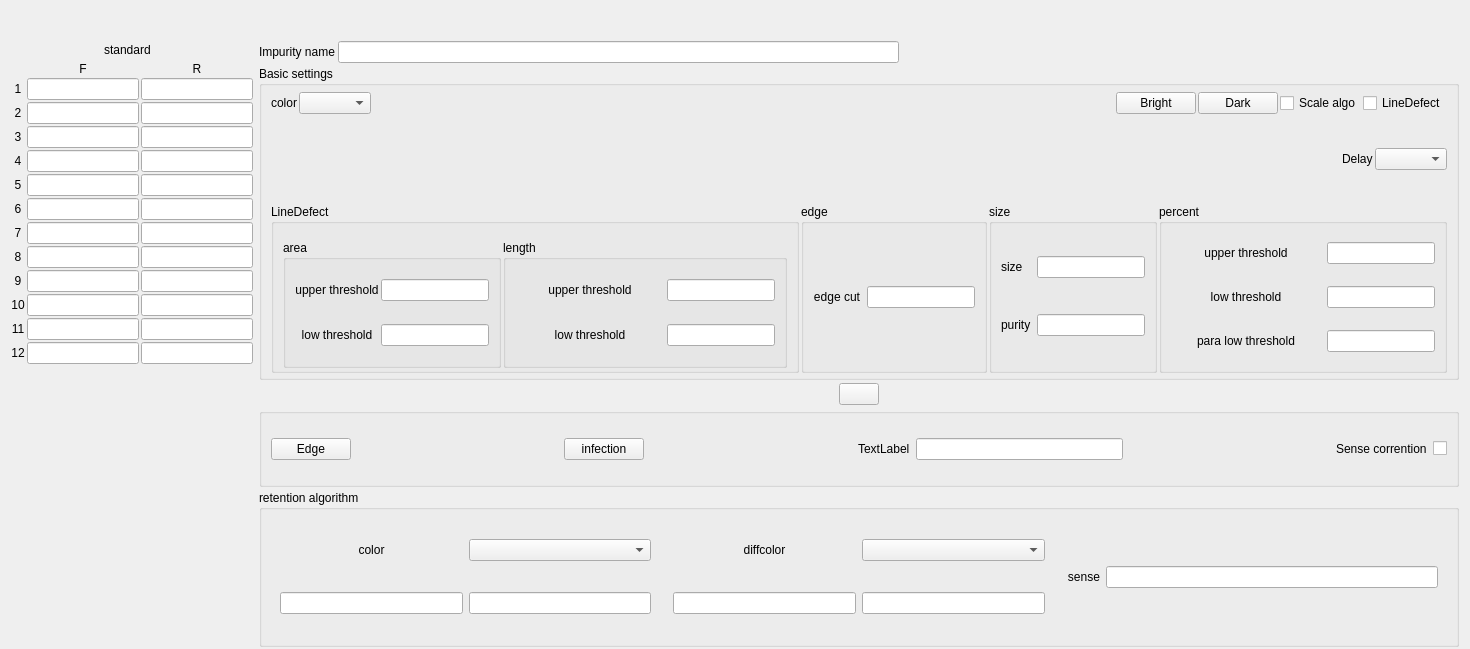
<?xml version="1.0" encoding="UTF-8"?>
<ui version="4.0">
 <class>GraySenseSetWidget</class>
 <widget class="QWidget" name="GraySenseSetWidget">
  <property name="geometry">
   <rect>
    <x>0</x>
    <y>0</y>
    <width>1470</width>
    <height>649</height>
   </rect>
  </property>
  <property name="windowTitle">
   <string notr="true">Form</string>
  </property>
  <layout class="QVBoxLayout" name="verticalLayout_2">
   <property name="spacing">
    <number>0</number>
   </property>
   <property name="topMargin">
    <number>2</number>
   </property>
   <property name="bottomMargin">
    <number>2</number>
   </property>
   <item>
    <widget class="QWidget" name="widgettitle" native="true">
     <layout class="QHBoxLayout" name="horizontalLayout_8">
      <item>
       <spacer name="horizontalSpacer_11">
        <property name="orientation">
         <enum>Qt::Horizontal</enum>
        </property>
        <property name="sizeHint" stdset="0">
         <size>
          <width>40</width>
          <height>20</height>
         </size>
        </property>
       </spacer>
      </item>
      <item>
       <widget class="QLabel" name="label_group">
        <property name="sizePolicy">
         <sizepolicy hsizetype="Preferred" vsizetype="Fixed">
          <horstretch>0</horstretch>
          <verstretch>0</verstretch>
         </sizepolicy>
        </property>
        <property name="text">
         <string/>
        </property>
        <property name="alignment">
         <set>Qt::AlignCenter</set>
        </property>
       </widget>
      </item>
      <item>
       <spacer name="horizontalSpacer_12">
        <property name="orientation">
         <enum>Qt::Horizontal</enum>
        </property>
        <property name="sizeHint" stdset="0">
         <size>
          <width>40</width>
          <height>20</height>
         </size>
        </property>
       </spacer>
      </item>
     </layout>
    </widget>
   </item>
   <item>
    <widget class="QWidget" name="widgetmain" native="true">
     <layout class="QHBoxLayout" name="horizontalLayout">
      <property name="leftMargin">
       <number>0</number>
      </property>
      <property name="topMargin">
       <number>0</number>
      </property>
      <property name="rightMargin">
       <number>0</number>
      </property>
      <property name="bottomMargin">
       <number>0</number>
      </property>
      <item>
       <layout class="QVBoxLayout" name="verticalLayout">
        <property name="spacing">
         <number>2</number>
        </property>
        <item>
         <layout class="QHBoxLayout" name="horizontalLayout_2">
          <property name="sizeConstraint">
           <enum>QLayout::SetDefaultConstraint</enum>
          </property>
          <item>
           <spacer name="horizontalSpacer_5">
            <property name="orientation">
             <enum>Qt::Horizontal</enum>
            </property>
            <property name="sizeHint" stdset="0">
             <size>
              <width>40</width>
              <height>20</height>
             </size>
            </property>
           </spacer>
          </item>
          <item>
           <widget class="QLabel" name="standard_titlelbl">
            <property name="maximumSize">
             <size>
              <width>16777215</width>
              <height>50</height>
             </size>
            </property>
            <property name="text">
             <string notr="true">standard</string>
            </property>
            <property name="alignment">
             <set>Qt::AlignLeading|Qt::AlignLeft|Qt::AlignVCenter</set>
            </property>
           </widget>
          </item>
          <item>
           <widget class="QLabel" name="standardlbl">
            <property name="minimumSize">
             <size>
              <width>0</width>
              <height>0</height>
             </size>
            </property>
            <property name="maximumSize">
             <size>
              <width>16777215</width>
              <height>50</height>
             </size>
            </property>
            <property name="text">
             <string/>
            </property>
           </widget>
          </item>
          <item>
           <spacer name="horizontalSpacer_6">
            <property name="orientation">
             <enum>Qt::Horizontal</enum>
            </property>
            <property name="sizeHint" stdset="0">
             <size>
              <width>40</width>
              <height>20</height>
             </size>
            </property>
           </spacer>
          </item>
         </layout>
        </item>
        <item>
         <layout class="QGridLayout" name="gridLayout_2">
          <item row="1" column="1">
           <widget class="myLineEdit" name="lineEdit">
            <property name="alignment">
             <set>Qt::AlignCenter</set>
            </property>
           </widget>
          </item>
          <item row="12" column="0">
           <widget class="QLabel" name="label_1_12">
            <property name="text">
             <string notr="true">12</string>
            </property>
            <property name="alignment">
             <set>Qt::AlignCenter</set>
            </property>
           </widget>
          </item>
          <item row="11" column="2">
           <widget class="myLineEdit" name="lineEdit_1_10">
            <property name="alignment">
             <set>Qt::AlignCenter</set>
            </property>
           </widget>
          </item>
          <item row="12" column="2">
           <widget class="myLineEdit" name="lineEdit_1_11">
            <property name="alignment">
             <set>Qt::AlignCenter</set>
            </property>
           </widget>
          </item>
          <item row="8" column="0">
           <widget class="QLabel" name="label_1_8">
            <property name="text">
             <string notr="true">8</string>
            </property>
            <property name="alignment">
             <set>Qt::AlignCenter</set>
            </property>
           </widget>
          </item>
          <item row="6" column="2">
           <widget class="myLineEdit" name="lineEdit_1_5">
            <property name="alignment">
             <set>Qt::AlignCenter</set>
            </property>
           </widget>
          </item>
          <item row="8" column="1">
           <widget class="myLineEdit" name="lineEdit_8">
            <property name="alignment">
             <set>Qt::AlignCenter</set>
            </property>
           </widget>
          </item>
          <item row="10" column="0">
           <widget class="QLabel" name="label_1_10">
            <property name="text">
             <string notr="true">10</string>
            </property>
            <property name="alignment">
             <set>Qt::AlignCenter</set>
            </property>
           </widget>
          </item>
          <item row="4" column="2">
           <widget class="myLineEdit" name="lineEdit_1_3">
            <property name="alignment">
             <set>Qt::AlignCenter</set>
            </property>
           </widget>
          </item>
          <item row="1" column="2">
           <widget class="myLineEdit" name="lineEdit_1_0">
            <property name="alignment">
             <set>Qt::AlignCenter</set>
            </property>
           </widget>
          </item>
          <item row="7" column="2">
           <widget class="myLineEdit" name="lineEdit_1_6">
            <property name="alignment">
             <set>Qt::AlignCenter</set>
            </property>
           </widget>
          </item>
          <item row="11" column="0">
           <widget class="QLabel" name="label_1_11">
            <property name="text">
             <string notr="true">11</string>
            </property>
            <property name="alignment">
             <set>Qt::AlignCenter</set>
            </property>
           </widget>
          </item>
          <item row="3" column="0">
           <widget class="QLabel" name="label_1_3">
            <property name="text">
             <string notr="true">3</string>
            </property>
            <property name="alignment">
             <set>Qt::AlignCenter</set>
            </property>
           </widget>
          </item>
          <item row="4" column="0">
           <widget class="QLabel" name="label_1_4">
            <property name="text">
             <string notr="true">4</string>
            </property>
            <property name="alignment">
             <set>Qt::AlignCenter</set>
            </property>
           </widget>
          </item>
          <item row="3" column="2">
           <widget class="myLineEdit" name="lineEdit_1_2">
            <property name="alignment">
             <set>Qt::AlignCenter</set>
            </property>
           </widget>
          </item>
          <item row="7" column="0">
           <widget class="QLabel" name="label_1_7">
            <property name="text">
             <string notr="true">7</string>
            </property>
            <property name="alignment">
             <set>Qt::AlignCenter</set>
            </property>
           </widget>
          </item>
          <item row="12" column="1">
           <widget class="myLineEdit" name="lineEdit_12">
            <property name="alignment">
             <set>Qt::AlignCenter</set>
            </property>
           </widget>
          </item>
          <item row="5" column="2">
           <widget class="myLineEdit" name="lineEdit_1_4">
            <property name="alignment">
             <set>Qt::AlignCenter</set>
            </property>
           </widget>
          </item>
          <item row="10" column="2">
           <widget class="myLineEdit" name="lineEdit_1_9">
            <property name="alignment">
             <set>Qt::AlignCenter</set>
            </property>
           </widget>
          </item>
          <item row="9" column="2">
           <widget class="myLineEdit" name="lineEdit_1_8">
            <property name="alignment">
             <set>Qt::AlignCenter</set>
            </property>
           </widget>
          </item>
          <item row="6" column="0">
           <widget class="QLabel" name="label_1_6">
            <property name="text">
             <string notr="true">6</string>
            </property>
            <property name="alignment">
             <set>Qt::AlignCenter</set>
            </property>
           </widget>
          </item>
          <item row="7" column="1">
           <widget class="myLineEdit" name="lineEdit_7">
            <property name="alignment">
             <set>Qt::AlignCenter</set>
            </property>
           </widget>
          </item>
          <item row="9" column="1">
           <widget class="myLineEdit" name="lineEdit_9">
            <property name="alignment">
             <set>Qt::AlignCenter</set>
            </property>
           </widget>
          </item>
          <item row="0" column="1">
           <widget class="QLabel" name="label_front">
            <property name="sizePolicy">
             <sizepolicy hsizetype="Preferred" vsizetype="Fixed">
              <horstretch>0</horstretch>
              <verstretch>0</verstretch>
             </sizepolicy>
            </property>
            <property name="text">
             <string notr="true">F</string>
            </property>
            <property name="alignment">
             <set>Qt::AlignCenter</set>
            </property>
           </widget>
          </item>
          <item row="2" column="0">
           <widget class="QLabel" name="label_1_2">
            <property name="text">
             <string notr="true">2</string>
            </property>
            <property name="alignment">
             <set>Qt::AlignCenter</set>
            </property>
           </widget>
          </item>
          <item row="2" column="2">
           <widget class="myLineEdit" name="lineEdit_1_1">
            <property name="alignment">
             <set>Qt::AlignCenter</set>
            </property>
           </widget>
          </item>
          <item row="11" column="1">
           <widget class="myLineEdit" name="lineEdit_11">
            <property name="alignment">
             <set>Qt::AlignCenter</set>
            </property>
           </widget>
          </item>
          <item row="3" column="1">
           <widget class="myLineEdit" name="lineEdit_3">
            <property name="alignment">
             <set>Qt::AlignCenter</set>
            </property>
           </widget>
          </item>
          <item row="5" column="1">
           <widget class="myLineEdit" name="lineEdit_5">
            <property name="alignment">
             <set>Qt::AlignCenter</set>
            </property>
           </widget>
          </item>
          <item row="4" column="1">
           <widget class="myLineEdit" name="lineEdit_4">
            <property name="alignment">
             <set>Qt::AlignCenter</set>
            </property>
           </widget>
          </item>
          <item row="1" column="0">
           <widget class="QLabel" name="label_1_1">
            <property name="text">
             <string notr="true">1</string>
            </property>
            <property name="alignment">
             <set>Qt::AlignCenter</set>
            </property>
           </widget>
          </item>
          <item row="10" column="1">
           <widget class="myLineEdit" name="lineEdit_10">
            <property name="alignment">
             <set>Qt::AlignCenter</set>
            </property>
           </widget>
          </item>
          <item row="0" column="2">
           <widget class="QLabel" name="label_rear">
            <property name="sizePolicy">
             <sizepolicy hsizetype="Preferred" vsizetype="Fixed">
              <horstretch>0</horstretch>
              <verstretch>0</verstretch>
             </sizepolicy>
            </property>
            <property name="text">
             <string notr="true">R</string>
            </property>
            <property name="alignment">
             <set>Qt::AlignCenter</set>
            </property>
           </widget>
          </item>
          <item row="8" column="2">
           <widget class="myLineEdit" name="lineEdit_1_7">
            <property name="alignment">
             <set>Qt::AlignCenter</set>
            </property>
           </widget>
          </item>
          <item row="2" column="1">
           <widget class="myLineEdit" name="lineEdit_2">
            <property name="alignment">
             <set>Qt::AlignCenter</set>
            </property>
           </widget>
          </item>
          <item row="9" column="0">
           <widget class="QLabel" name="label_1_9">
            <property name="text">
             <string notr="true">9</string>
            </property>
            <property name="alignment">
             <set>Qt::AlignCenter</set>
            </property>
           </widget>
          </item>
          <item row="6" column="1">
           <widget class="myLineEdit" name="lineEdit_6">
            <property name="alignment">
             <set>Qt::AlignCenter</set>
            </property>
           </widget>
          </item>
          <item row="5" column="0">
           <widget class="QLabel" name="label_1_5">
            <property name="text">
             <string notr="true">5</string>
            </property>
            <property name="alignment">
             <set>Qt::AlignCenter</set>
            </property>
           </widget>
          </item>
          <item row="13" column="1">
           <spacer name="verticalSpacer">
            <property name="orientation">
             <enum>Qt::Vertical</enum>
            </property>
            <property name="sizeHint" stdset="0">
             <size>
              <width>20</width>
              <height>40</height>
             </size>
            </property>
           </spacer>
          </item>
         </layout>
        </item>
       </layout>
      </item>
      <item>
       <layout class="QVBoxLayout" name="verticalLayout_7" stretch="1,4,1,1,2">
        <property name="spacing">
         <number>3</number>
        </property>
        <item>
         <layout class="QHBoxLayout" name="horizontalLayout_15">
          <property name="topMargin">
           <number>1</number>
          </property>
          <item>
           <widget class="QLabel" name="label">
            <property name="sizePolicy">
             <sizepolicy hsizetype="Preferred" vsizetype="Fixed">
              <horstretch>0</horstretch>
              <verstretch>0</verstretch>
             </sizepolicy>
            </property>
            <property name="text">
             <string notr="true">Impurity name</string>
            </property>
           </widget>
          </item>
          <item>
           <widget class="myLineEdit" name="sNamelineEdit">
            <property name="alignment">
             <set>Qt::AlignCenter</set>
            </property>
           </widget>
          </item>
          <item>
           <spacer name="horizontalSpacer_8">
            <property name="orientation">
             <enum>Qt::Horizontal</enum>
            </property>
            <property name="sizeHint" stdset="0">
             <size>
              <width>40</width>
              <height>20</height>
             </size>
            </property>
           </spacer>
          </item>
         </layout>
        </item>
        <item>
         <widget class="QGroupBox" name="groupBox_4">
          <property name="title">
           <string notr="true">Basic settings</string>
          </property>
          <layout class="QVBoxLayout" name="verticalLayout_3">
           <property name="spacing">
            <number>2</number>
           </property>
           <property name="topMargin">
            <number>6</number>
           </property>
           <property name="bottomMargin">
            <number>2</number>
           </property>
           <item>
            <layout class="QHBoxLayout" name="horizontalLayout_6">
             <item>
              <layout class="QHBoxLayout" name="horizontalLayout_4">
               <item>
                <widget class="QLabel" name="label_8">
                 <property name="text">
                  <string notr="true">color</string>
                 </property>
                 <property name="alignment">
                  <set>Qt::AlignRight|Qt::AlignTrailing|Qt::AlignVCenter</set>
                 </property>
                </widget>
               </item>
               <item>
                <widget class="QComboBox" name="comboBox"/>
               </item>
              </layout>
             </item>
             <item>
              <spacer name="horizontalSpacer_2">
               <property name="orientation">
                <enum>Qt::Horizontal</enum>
               </property>
               <property name="sizeHint" stdset="0">
                <size>
                 <width>40</width>
                 <height>20</height>
                </size>
               </property>
              </spacer>
             </item>
             <item>
              <widget class="QPushButton" name="lightBtn">
               <property name="text">
                <string notr="true">Bright</string>
               </property>
              </widget>
             </item>
             <item>
              <widget class="QPushButton" name="darkBtn">
               <property name="text">
                <string notr="true">Dark</string>
               </property>
              </widget>
             </item>
             <item>
              <widget class="QCheckBox" name="percentCheckBox">
               <property name="text">
                <string notr="true">Scale algo</string>
               </property>
              </widget>
             </item>
             <item>
              <widget class="QCheckBox" name="lineDefectCheckbox">
               <property name="text">
                <string notr="true">LineDefect</string>
               </property>
              </widget>
             </item>
            </layout>
           </item>
           <item>
            <layout class="QHBoxLayout" name="horizontalLayout_7">
             <item>
              <spacer name="horizontalSpacer">
               <property name="orientation">
                <enum>Qt::Horizontal</enum>
               </property>
               <property name="sizeType">
                <enum>QSizePolicy::Expanding</enum>
               </property>
               <property name="sizeHint" stdset="0">
                <size>
                 <width>148</width>
                 <height>86</height>
                </size>
               </property>
              </spacer>
             </item>
             <item>
              <widget class="QLabel" name="label_4">
               <property name="text">
                <string>Delay</string>
               </property>
              </widget>
             </item>
             <item>
              <widget class="QComboBox" name="comboBox_delay"/>
             </item>
            </layout>
           </item>
           <item>
            <layout class="QHBoxLayout" name="horizontalLayout_14">
             <property name="sizeConstraint">
              <enum>QLayout::SetDefaultConstraint</enum>
             </property>
             <property name="bottomMargin">
              <number>2</number>
             </property>
             <item>
              <widget class="QGroupBox" name="lineDefectGroupbox">
               <property name="title">
                <string notr="true">LineDefect</string>
               </property>
               <property name="checkable">
                <bool>false</bool>
               </property>
               <layout class="QHBoxLayout" name="horizontalLayout_24">
                <property name="spacing">
                 <number>2</number>
                </property>
                <property name="topMargin">
                 <number>16</number>
                </property>
                <property name="bottomMargin">
                 <number>2</number>
                </property>
                <item>
                 <widget class="QGroupBox" name="areaGroupbox">
                  <property name="title">
                   <string notr="true">area</string>
                  </property>
                  <layout class="QGridLayout" name="gridLayout_3" columnstretch="1,0">
                   <property name="topMargin">
                    <number>2</number>
                   </property>
                   <property name="bottomMargin">
                    <number>2</number>
                   </property>
                   <property name="horizontalSpacing">
                    <number>2</number>
                   </property>
                   <item row="1" column="1">
                    <widget class="myLineEdit" name="areaLowEdit"/>
                   </item>
                   <item row="1" column="0">
                    <widget class="QLabel" name="areaLow">
                     <property name="text">
                      <string notr="true">low threshold</string>
                     </property>
                     <property name="alignment">
                      <set>Qt::AlignCenter</set>
                     </property>
                    </widget>
                   </item>
                   <item row="0" column="0">
                    <widget class="QLabel" name="areaUpp">
                     <property name="text">
                      <string notr="true">upper threshold</string>
                     </property>
                     <property name="alignment">
                      <set>Qt::AlignCenter</set>
                     </property>
                    </widget>
                   </item>
                   <item row="0" column="1">
                    <widget class="myLineEdit" name="areaUppEdit"/>
                   </item>
                  </layout>
                 </widget>
                </item>
                <item>
                 <widget class="QGroupBox" name="lengthGroupbox">
                  <property name="title">
                   <string notr="true">length</string>
                  </property>
                  <layout class="QGridLayout" name="gridLayout_5" columnstretch="1,1">
                   <property name="topMargin">
                    <number>2</number>
                   </property>
                   <property name="bottomMargin">
                    <number>2</number>
                   </property>
                   <property name="horizontalSpacing">
                    <number>2</number>
                   </property>
                   <item row="0" column="0">
                    <widget class="QLabel" name="lengthUpp">
                     <property name="minimumSize">
                      <size>
                       <width>150</width>
                       <height>0</height>
                      </size>
                     </property>
                     <property name="text">
                      <string notr="true">upper threshold</string>
                     </property>
                     <property name="alignment">
                      <set>Qt::AlignCenter</set>
                     </property>
                    </widget>
                   </item>
                   <item row="0" column="1">
                    <widget class="myLineEdit" name="lengthUppEdit"/>
                   </item>
                   <item row="1" column="0">
                    <widget class="QLabel" name="lengthLow">
                     <property name="text">
                      <string notr="true">low threshold</string>
                     </property>
                     <property name="alignment">
                      <set>Qt::AlignCenter</set>
                     </property>
                    </widget>
                   </item>
                   <item row="1" column="1">
                    <widget class="myLineEdit" name="lengthLowEdit"/>
                   </item>
                  </layout>
                 </widget>
                </item>
               </layout>
              </widget>
             </item>
             <item>
              <widget class="QGroupBox" name="edgeGroupbox">
               <property name="title">
                <string notr="true">edge</string>
               </property>
               <layout class="QGridLayout" name="gridLayout_10" columnstretch="1,0">
                <property name="topMargin">
                 <number>2</number>
                </property>
                <property name="bottomMargin">
                 <number>2</number>
                </property>
                <item row="0" column="1">
                 <widget class="myLineEdit" name="edgeCutEdit"/>
                </item>
                <item row="0" column="0">
                 <widget class="QLabel" name="edgeLbl">
                  <property name="minimumSize">
                   <size>
                    <width>0</width>
                    <height>0</height>
                   </size>
                  </property>
                  <property name="text">
                   <string notr="true">edge cut</string>
                  </property>
                  <property name="alignment">
                   <set>Qt::AlignCenter</set>
                  </property>
                 </widget>
                </item>
               </layout>
              </widget>
             </item>
             <item>
              <widget class="QGroupBox" name="sizeGroupbox">
               <property name="title">
                <string notr="true">size</string>
               </property>
               <layout class="QGridLayout" name="gridLayout_6" columnstretch="1,0">
                <property name="topMargin">
                 <number>2</number>
                </property>
                <property name="bottomMargin">
                 <number>2</number>
                </property>
                <item row="0" column="1">
                 <widget class="myLineEdit" name="rowEdit"/>
                </item>
                <item row="1" column="1">
                 <widget class="myLineEdit" name="percentEdit"/>
                </item>
                <item row="1" column="0">
                 <widget class="QLabel" name="label_3">
                  <property name="text">
                   <string notr="true">purity</string>
                  </property>
                 </widget>
                </item>
                <item row="0" column="0">
                 <widget class="QLabel" name="label_2">
                  <property name="text">
                   <string notr="true">size</string>
                  </property>
                 </widget>
                </item>
               </layout>
              </widget>
             </item>
             <item>
              <widget class="QGroupBox" name="percentGroupbox">
               <property name="title">
                <string notr="true">percent</string>
               </property>
               <layout class="QGridLayout" name="gridLayout_4" columnstretch="1,0">
                <property name="topMargin">
                 <number>2</number>
                </property>
                <property name="bottomMargin">
                 <number>2</number>
                </property>
                <item row="0" column="0">
                 <widget class="QLabel" name="areaUpp_2">
                  <property name="minimumSize">
                   <size>
                    <width>150</width>
                    <height>0</height>
                   </size>
                  </property>
                  <property name="text">
                   <string notr="true">upper threshold</string>
                  </property>
                  <property name="alignment">
                   <set>Qt::AlignCenter</set>
                  </property>
                 </widget>
                </item>
                <item row="0" column="1">
                 <widget class="myLineEdit" name="PropotionUpEdit"/>
                </item>
                <item row="1" column="1">
                 <widget class="myLineEdit" name="PropotionLowEdit"/>
                </item>
                <item row="1" column="0">
                 <widget class="QLabel" name="areaLow_2">
                  <property name="minimumSize">
                   <size>
                    <width>150</width>
                    <height>0</height>
                   </size>
                  </property>
                  <property name="text">
                   <string notr="true">low threshold</string>
                  </property>
                  <property name="alignment">
                   <set>Qt::AlignCenter</set>
                  </property>
                 </widget>
                </item>
                <item row="2" column="1">
                 <widget class="myLineEdit" name="PropotionParaLowEdit"/>
                </item>
                <item row="2" column="0">
                 <widget class="QLabel" name="PropotionParaLowLbl">
                  <property name="minimumSize">
                   <size>
                    <width>150</width>
                    <height>0</height>
                   </size>
                  </property>
                  <property name="text">
                   <string notr="true">para low threshold</string>
                  </property>
                  <property name="alignment">
                   <set>Qt::AlignCenter</set>
                  </property>
                 </widget>
                </item>
               </layout>
              </widget>
             </item>
            </layout>
           </item>
          </layout>
          <zorder></zorder>
          <zorder></zorder>
         </widget>
        </item>
        <item>
         <widget class="QWidget" name="widget_3" native="true">
          <property name="sizePolicy">
           <sizepolicy hsizetype="Preferred" vsizetype="Fixed">
            <horstretch>0</horstretch>
            <verstretch>0</verstretch>
           </sizepolicy>
          </property>
          <layout class="QHBoxLayout" name="horizontalLayout_23">
           <property name="topMargin">
            <number>0</number>
           </property>
           <property name="bottomMargin">
            <number>0</number>
           </property>
           <item>
            <spacer name="horizontalSpacer_15">
             <property name="orientation">
              <enum>Qt::Horizontal</enum>
             </property>
             <property name="sizeHint" stdset="0">
              <size>
               <width>355</width>
               <height>20</height>
              </size>
             </property>
            </spacer>
           </item>
           <item>
            <widget class="QPushButton" name="extendBtn">
             <property name="text">
              <string/>
             </property>
            </widget>
           </item>
           <item>
            <spacer name="horizontalSpacer_16">
             <property name="orientation">
              <enum>Qt::Horizontal</enum>
             </property>
             <property name="sizeHint" stdset="0">
              <size>
               <width>355</width>
               <height>20</height>
              </size>
             </property>
            </spacer>
           </item>
          </layout>
         </widget>
        </item>
        <item>
         <widget class="QGroupBox" name="groupBox_2">
          <property name="layoutDirection">
           <enum>Qt::LeftToRight</enum>
          </property>
          <property name="title">
           <string/>
          </property>
          <layout class="QHBoxLayout" name="horizontalLayout_17">
           <property name="topMargin">
            <number>0</number>
           </property>
           <property name="bottomMargin">
            <number>0</number>
           </property>
           <item>
            <widget class="QPushButton" name="edgeBtn">
             <property name="text">
              <string notr="true">Edge</string>
             </property>
             <property name="checkable">
              <bool>true</bool>
             </property>
            </widget>
           </item>
           <item>
            <spacer name="horizontalSpacer_3">
             <property name="orientation">
              <enum>Qt::Horizontal</enum>
             </property>
             <property name="sizeHint" stdset="0">
              <size>
               <width>40</width>
               <height>20</height>
              </size>
             </property>
            </spacer>
           </item>
           <item>
            <widget class="QPushButton" name="infectBtn">
             <property name="text">
              <string notr="true">infection</string>
             </property>
             <property name="checkable">
              <bool>true</bool>
             </property>
            </widget>
           </item>
           <item>
            <spacer name="horizontalSpacer_9">
             <property name="orientation">
              <enum>Qt::Horizontal</enum>
             </property>
             <property name="sizeHint" stdset="0">
              <size>
               <width>40</width>
               <height>20</height>
              </size>
             </property>
            </spacer>
           </item>
           <item>
            <widget class="QLabel" name="brightlimitlbl">
             <property name="text">
              <string notr="true">TextLabel</string>
             </property>
            </widget>
           </item>
           <item>
            <widget class="myLineEdit" name="brightlimit_edit"/>
           </item>
           <item>
            <spacer name="horizontalSpacer_4">
             <property name="orientation">
              <enum>Qt::Horizontal</enum>
             </property>
             <property name="sizeHint" stdset="0">
              <size>
               <width>40</width>
               <height>20</height>
              </size>
             </property>
            </spacer>
           </item>
           <item>
            <widget class="QLabel" name="label_13">
             <property name="text">
              <string notr="true">Sense corrention</string>
             </property>
            </widget>
           </item>
           <item>
            <widget class="QCheckBox" name="SensUpdateCheckBox">
             <property name="text">
              <string/>
             </property>
             <property name="checkable">
              <bool>true</bool>
             </property>
            </widget>
           </item>
          </layout>
         </widget>
        </item>
        <item>
         <widget class="QGroupBox" name="reserveArith">
          <property name="layoutDirection">
           <enum>Qt::LeftToRight</enum>
          </property>
          <property name="title">
           <string notr="true">retention algorithm</string>
          </property>
          <layout class="QHBoxLayout" name="horizontalLayout_5">
           <property name="spacing">
            <number>4</number>
           </property>
           <property name="topMargin">
            <number>2</number>
           </property>
           <property name="bottomMargin">
            <number>2</number>
           </property>
           <item>
            <widget class="QWidget" name="grayResWidget" native="true">
             <layout class="QGridLayout" name="gridLayout">
              <property name="topMargin">
               <number>2</number>
              </property>
              <property name="bottomMargin">
               <number>2</number>
              </property>
              <item row="0" column="0" colspan="2">
               <layout class="QHBoxLayout" name="horizontalLayout_12">
                <item>
                 <widget class="QLabel" name="label_10">
                  <property name="text">
                   <string notr="true">color</string>
                  </property>
                  <property name="alignment">
                   <set>Qt::AlignCenter</set>
                  </property>
                 </widget>
                </item>
                <item>
                 <widget class="QComboBox" name="comboBox_gray"/>
                </item>
               </layout>
              </item>
              <item row="1" column="0">
               <widget class="myLineEdit" name="colorResLow"/>
              </item>
              <item row="1" column="1">
               <widget class="myLineEdit" name="colorResUp"/>
              </item>
             </layout>
            </widget>
           </item>
           <item>
            <widget class="QWidget" name="diffResWidget" native="true">
             <layout class="QGridLayout" name="gridLayout_7">
              <property name="topMargin">
               <number>2</number>
              </property>
              <property name="bottomMargin">
               <number>2</number>
              </property>
              <item row="0" column="0" colspan="2">
               <layout class="QHBoxLayout" name="horizontalLayout_10">
                <item>
                 <widget class="QLabel" name="label_9">
                  <property name="text">
                   <string notr="true">diffcolor</string>
                  </property>
                  <property name="alignment">
                   <set>Qt::AlignCenter</set>
                  </property>
                 </widget>
                </item>
                <item>
                 <widget class="QComboBox" name="comboBox_diff"/>
                </item>
               </layout>
              </item>
              <item row="1" column="0">
               <widget class="myLineEdit" name="diffResLow"/>
              </item>
              <item row="1" column="1">
               <widget class="myLineEdit" name="diffResUp"/>
              </item>
             </layout>
            </widget>
           </item>
           <item>
            <widget class="QWidget" name="percentWidget" native="true">
             <layout class="QHBoxLayout" name="horizontalLayout_3">
              <property name="topMargin">
               <number>2</number>
              </property>
              <property name="bottomMargin">
               <number>2</number>
              </property>
              <item>
               <widget class="QLabel" name="label_14">
                <property name="text">
                 <string notr="true">sense</string>
                </property>
                <property name="alignment">
                 <set>Qt::AlignRight|Qt::AlignTrailing|Qt::AlignVCenter</set>
                </property>
               </widget>
              </item>
              <item>
               <widget class="myLineEdit" name="percentResEdit"/>
              </item>
             </layout>
            </widget>
           </item>
          </layout>
         </widget>
        </item>
       </layout>
      </item>
     </layout>
    </widget>
   </item>
  </layout>
 </widget>
 <customwidgets>
  <customwidget>
   <class>myLineEdit</class>
   <extends>QLineEdit</extends>
   <header location="global">mysortwidget/mylineedit.h</header>
  </customwidget>
 </customwidgets>
 <resources/>
 <connections/>
</ui>
